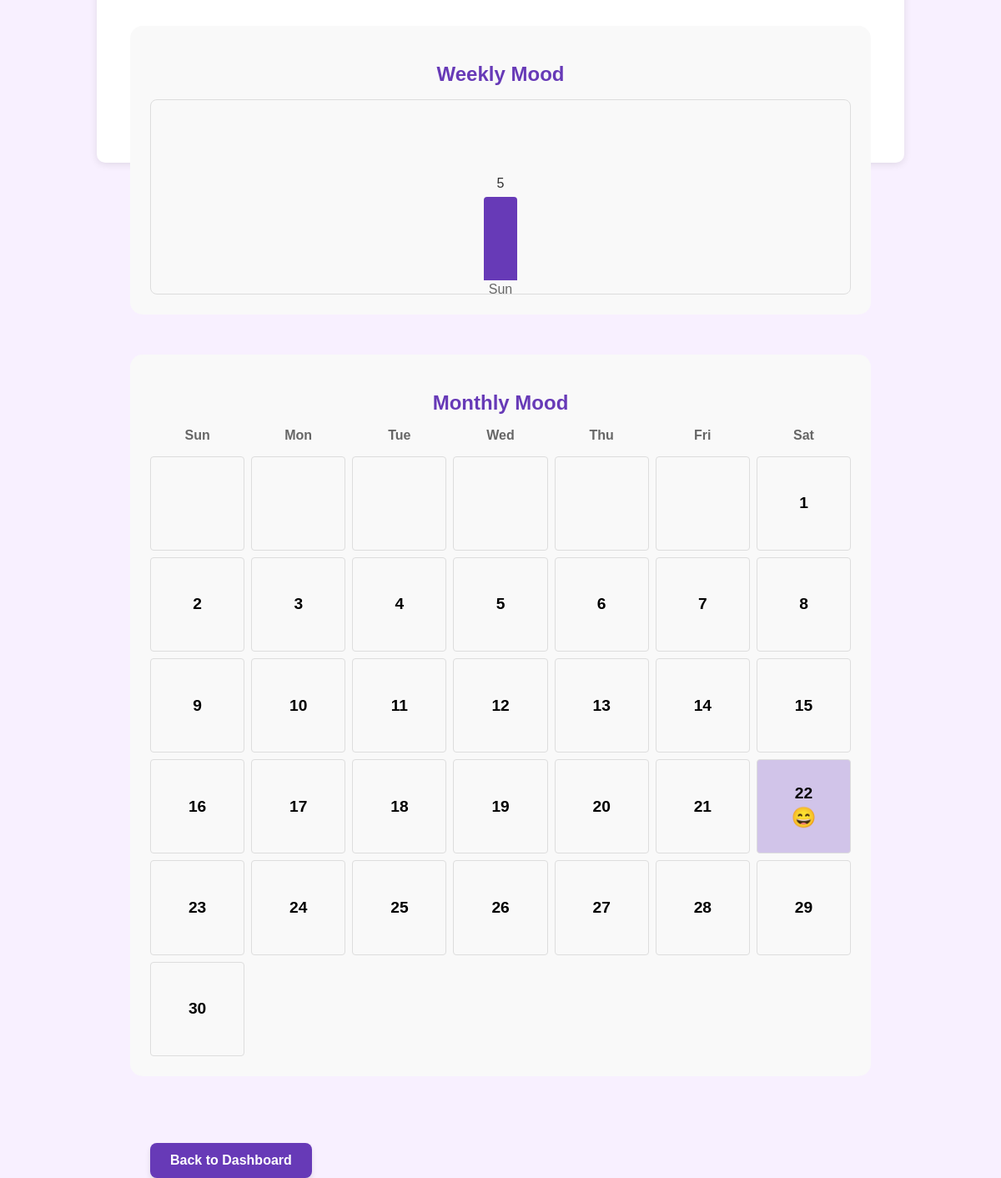
Before: /features/mood (signed in, lower part) with the older database file.
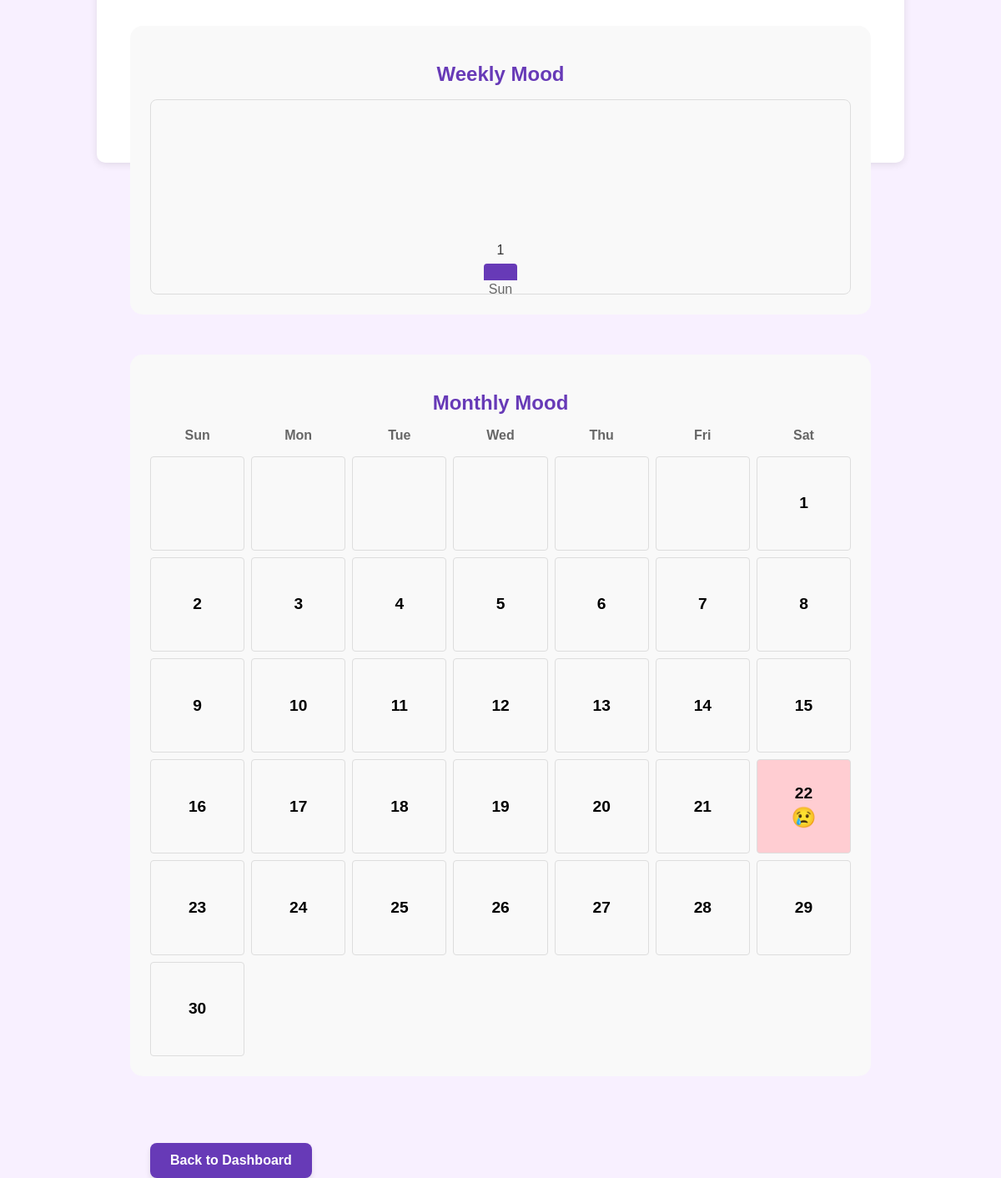
After: the same page with the newer database file.
### tables this page shows
CREATE TABLE user_moods (
            mood_id INTEGER PRIMARY KEY AUTOINCREMENT,
            user_id TEXT NOT NULL,
            mood_value INTEGER NOT NULL CHECK (mood_value BETWEEN 1 AND 5),
            mood_note TEXT,
            recorded_at TIMESTAMP DEFAULT CURRENT_TIMESTAMP,
            FOREIGN KEY (user_id) REFERENCES users(user_id) ON DELETE CASCADE
        );

### temp/features.py (the view)
@features.route('/mood', methods=['GET', 'POST'])
@login_required
def mood_tracking():
    user_id = session.get('user_id')
    if request.method == 'POST':
        mood_value = int(request.form.get('mood_value', 3))
        mood_note = request.form.get('mood_note', '')
        models.set_mood(user_id, mood_value, mood_note)
        flash('Mood recorded successfully!', 'success')
    weekly_moods = models.get_weekly_moods(user_id)
    today = datetime.datetime.now()
    monthly_moods = models.get_monthly_moods(user_id, today.year, today.month)
    return render_template('features/mood_tracking.html',
                          weekly_moods=weekly_moods,
                          monthly_moods=monthly_moods,
                          today=today,
                          datetime=datetime)

### temp/features.py (called while the page is built)
def login_required(f):
    @wraps(f)
    def decorated_function(*args, **kwargs):
        if 'user_id' not in session:
            return redirect(url_for('login'))
        return f(*args, **kwargs)
    return decorated_function

### temp/models.py (called while the page is built)
def get_db():
    if "sqlite_db" not in flask.g:
        flask.g.sqlite_db = sqlite3.connect(
            flask.current_app.config["DATABASE_FILENAME"],
            detect_types=sqlite3.PARSE_DECLTYPES
        )
        flask.g.sqlite_db.execute("PRAGMA foreign_keys = ON")
        flask.g.sqlite_db.row_factory = sqlite3.Row
    return flask.g.sqlite_db

def get_weekly_moods(user_id):
    conn = get_db()
    cursor = conn.cursor()
    seven_days_ago = (datetime.datetime.now() - datetime.timedelta(days=7)).isoformat()
    cursor.execute(
        """
        SELECT * FROM user_moods
        WHERE user_id = ? AND recorded_at >= ?
        ORDER BY recorded_at
        """,
        (user_id, seven_days_ago)
    )
    moods = cursor.fetchall()
    return [dict(mood) for mood in moods]

### temp/templates/features/mood_tracking.html (shortened to what this page needs)
<!DOCTYPE html>
<html lang="en">
<head>
    <link rel="stylesheet" href="{{ url_for('static', filename='css/style.css') }}">
</head>
<body>
    <div class="mood-container">
        <div class="mood-charts">
            <div class="chart-section">
                <h2 class="chart-title">Weekly Mood</h2>
                <div class="weekly-chart">
                    {% for mood in weekly_moods %}
                    <div class="chart-bar mood-level-{{ mood.mood_value }}">
                        <span class="chart-value">{{ mood.mood_value }}</span>
                        <span class="chart-label">{{ mood.recorded_at.strftime('%a') }}</span>
                    </div>
                    {% endfor %}
                </div>
            </div>
            <div class="chart-section">
                <h2 class="chart-title">Monthly Mood</h2>
                <div class="calendar-header">
                    <div class="calendar-day">Sun</div>
                    <div class="calendar-day">Mon</div>
                    <div class="calendar-day">Tue</div>
                    <div class="calendar-day">Wed</div>
                    <div class="calendar-day">Thu</div>
                    <div class="calendar-day">Fri</div>
                    <div class="calendar-day">Sat</div>
                </div>
                <div class="monthly-calendar">
                    {% set first_day = today.replace(day=1) %}
                    {% set next_month = today.replace(day=28) + datetime.timedelta(days=4) %}
                    {% set last_day = (next_month.replace(day=1) - datetime.timedelta(days=1)).day %}
                    {% for _ in range(first_day.weekday()) %}
                    <div class="calendar-date"></div>
                    {% endfor %}
                    {% for day in range(1, last_day + 1) %}
                    {% set mood = monthly_moods|selectattr('recorded_at.day', 'eq', day)|first %}
                    <div class="calendar-date {% if mood %}mood-{{ mood.mood_value }}{% endif %}">
                        <span class="calendar-date-number">{{ day }}</span>
                        {% if mood %}
                        <span class="calendar-date-mood">
                            {% if mood.mood_value == 1 %}😢{% endif %}
                            {% if mood.mood_value == 5 %}😄{% endif %}
                        </span>
                        {% endif %}
                    </div>
                    {% endfor %}
                </div>
            </div>
        </div>
        <div class="nav-links">
            <a href="{{ url_for('dashboard') }}" class="btn btn-save">Back to Dashboard</a>
        </div>
    </div>
</body>
</html>

Changed rows visible on the page:
changed user_moods "Sun": mood_value "5" → "1"; recorded_at "2025-06-22 22:15:23" → "2025-06-22 23:17:57" (drawn)
